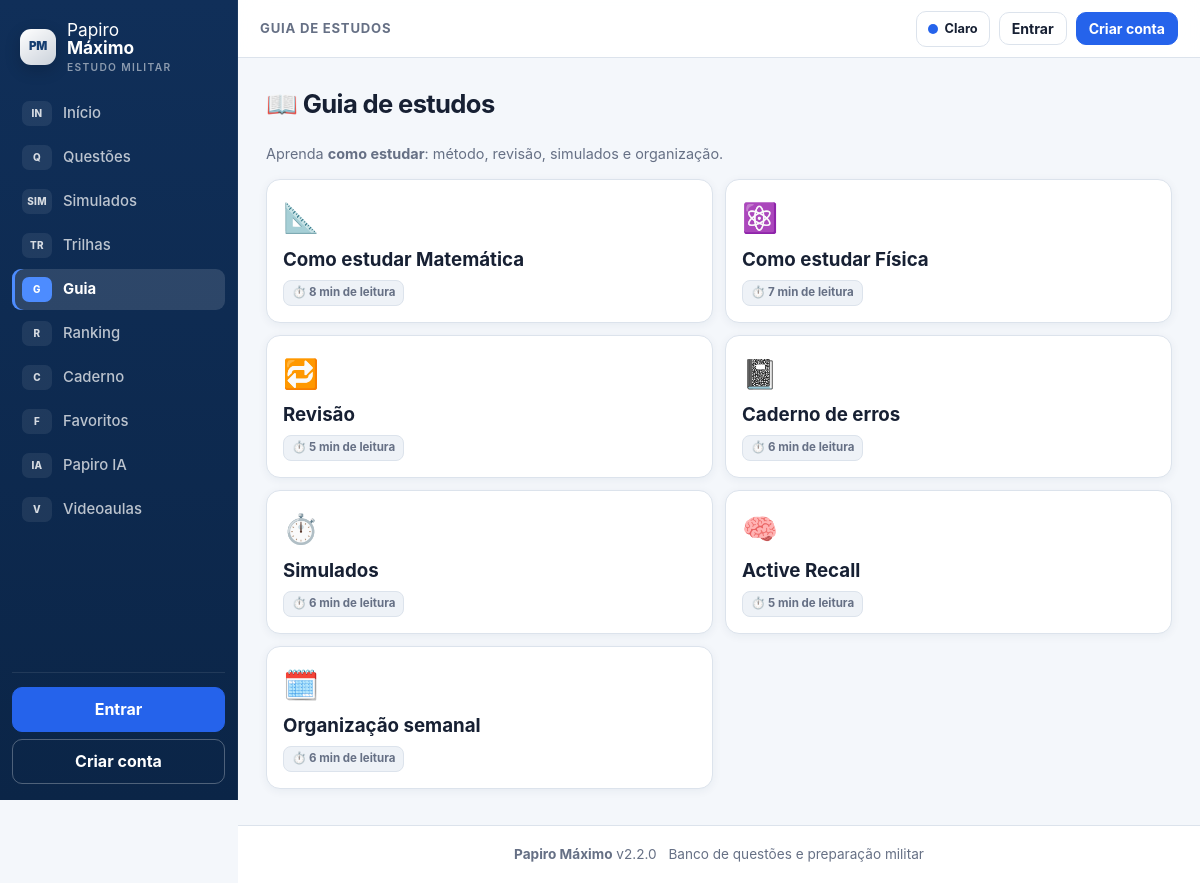
The app's page /guia.php with its own data.
### tables this page shows
CREATE TABLE IF NOT EXISTS guia_artigos (
  id INT AUTO_INCREMENT PRIMARY KEY,
  slug VARCHAR(30) NOT NULL UNIQUE,
  titulo VARCHAR(120) NOT NULL,
  icone VARCHAR(10) NOT NULL DEFAULT '📖',
  tempo VARCHAR(20) NOT NULL DEFAULT '5 min',
  texto TEXT NOT NULL
);

### includes/config.php (called while the page is built, shortened)
<?php
function url(string $path = ''): string {
    $p = trim($path);
    return BASE_URL . '/' . ltrim($p, '/');
}

### includes/helpers.php (called while the page is built, shortened)
<?php
function e($s): string { return htmlspecialchars((string)($s ?? ''), ENT_QUOTES, 'UTF-8'); }

### includes/auth.php (called while the page is built, shortened)
<?php
function current_user(): ?array {
    if (empty($_SESSION['user_id'])) return null;
    static $cache = null;
    return $cache === false ? null : $cache;
}

### guia.php (the view, shortened to what this page needs)
<?php
$pdo = db();
?>
<?php
$arts = $pdo->query('SELECT * FROM guia_artigos ORDER BY id')->fetchAll();
$title = 'Guia de estudos';
$active = 'guia';
include __DIR__ . '/includes/header.php';
?>
<div class="page-head"><h1>📖 Guia de estudos</h1></div>
<p class="muted">Aprenda <b>como estudar</b>: método, revisão, simulados e organização.</p>
<div class="guia-grid">
  <?php foreach ($arts as $a): ?>
    <a class="guia-card" href="<?= e(url('guia.php?a=' . $a['slug'])) ?>">
      <div style="font-size:1.8rem"><?= e($a['icone']) ?></div>
      <h3><?= e($a['titulo']) ?></h3>
      <span class="badge">⏱️ <?= e($a['tempo']) ?> de leitura</span>
    </a>
  <?php endforeach; ?>
</div>
<?php include __DIR__ . '/includes/footer.php'; ?>

### includes/header.php (shortened to what this page needs)
<?php
$user = current_user();
$nav = [
    ['inicio', 'Início', 'IN', 'index.php'],
    ['questoes', 'Questões', 'Q', 'questoes.php'],
    ['simulados', 'Simulados', 'SIM', 'simulados.php'],
    ['trilhas', 'Trilhas', 'TR', 'trilhas.php'],
    ['guia', 'Guia', 'G', 'guia.php'],
    ['ranking', 'Ranking', 'R', 'ranking.php'],
    ['caderno', 'Caderno', 'C', 'caderno.php'],
    ['favoritos', 'Favoritos', 'F', 'favoritos.php'],
    ['ia', 'Papiro IA', 'IA', 'ia.php'],
    ['videos', 'Videoaulas', 'V', 'videoaulas.php'],
];
?>
<!DOCTYPE html>
<html lang="pt-BR">
<head>
<link rel="stylesheet" href="<?= e(url('assets/css/style.css')) ?>">
<link rel="stylesheet" href="<?= e(url('assets/css/papiro-v2.css')) ?>">
</head>
<body>
<div class="shell">
  <aside class="sidebar" id="sidebar">
    <a class="brand" href="<?= e(url('index.php')) ?>">
      <span class="brand-mark">PM</span>
      <span class="brand-name">Papiro <b>Máximo</b><small>estudo militar</small></span>
    </a>
    <nav class="nav">
      <?php foreach ($nav as [$key, $label, $icon, $href]): ?>
        <a href="<?= e(url($href)) ?>" class="<?= ($active ?? '') === $key ? 'active' : '' ?>"><span class="nav-glyph"><?= e($icon) ?></span><span><?= e($label) ?></span></a>
      <?php endforeach; ?>
    </nav>
    <div class="side-foot">
      <?php if ($user): ?>
        <a class="user-chip" href="<?= e(url('perfil.php')) ?>"><span class="mini-avatar"><?= e(mb_strtoupper(mb_substr($user['nome'],0,1))) ?></span><span><?= e($user['nome']) ?><small><?= (int)$user['ofensiva'] ?> dias de ofensiva</small></span></a>
        <a class="logout" href="<?= e(url('logout.php')) ?>">Sair</a>
      <?php else: ?>
        <a class="btn btn-primary btn-block" href="<?= e(url('login.php')) ?>">Entrar</a>
        <a class="btn btn-ghost btn-block" href="<?= e(url('cadastro.php')) ?>">Criar conta</a>
      <?php endif; ?>
    </div>
  </aside>
  <div class="main-col">
    <header class="topbar">
      <div class="topbar-left">
        <span class="top-context"><?= e($title ?? 'Início') ?></span>
      </div>
      <div class="top-right">
        <button class="theme-toggle" id="themeToggle" type="button" aria-label="Alternar tema"><span class="theme-dot"></span><span id="themeLabel">Tema</span></button>
        <?php if ($user): ?>
          <span class="streak" title="Ofensiva"><?= (int)$user['ofensiva'] ?> dias</span>
          <a class="avatar" href="<?= e(url('perfil.php')) ?>" title="<?= e($user['nome']) ?>"><?= e(mb_strtoupper(mb_substr($user['nome'], 0, 1))) ?></a>
        <?php else: ?>
          <a class="btn btn-small" href="<?= e(url('login.php')) ?>">Entrar</a>
          <a class="btn btn-primary btn-small" href="<?= e(url('cadastro.php')) ?>">Criar conta</a>
        <?php endif; ?>
      </div>
    </header>
    <main class="content">

### includes/footer.php (shortened to what this page needs)
    </main>
    <footer class="footer">
      <b>Papiro Máximo</b> v<?= e(APP_VERSION) ?> <span>Banco de questões e preparação militar</span>
    </footer>
  </div>
</div>
</body>
</html>

### assets/css/style.css (style rules this page uses)
:root { --navy:#0b1b33; --navy2:#13294f; --navy3:#1d3a68; --gold:#e3a82b; --gold2:#f5c451; --gold-soft:#fdf3d7; --bg:#f1ecdd; --card:#fffdf6; --line:#e2d9c2; --ink:#1d2433; --muted:#6f6a5c; --ok:#15803d; --ok-bg:#e5f5e9; --err:#b91c1c; --err-bg:#fdecec; --info:#1d4ed8; --info-bg:#e8effe; --radius:14px; --shadow:0 2px 10px rgba(11,27,51,.08); }
* { box-sizing:border-box }
html { -webkit-text-size-adjust:100% }
body { margin:0;font-family:"Segoe UI",system-ui,-apple-system,Roboto,Arial,sans-serif;background:var(--bg);color:var(--ink);line-height:1.55 }
a { color:var(--navy3);text-decoration:none }
.muted { color:var(--muted);font-size:.9em }
.shell { display:flex;min-height:100vh }
.sidebar { width:250px;flex-shrink:0;background:linear-gradient(180deg,var(--navy),var(--navy2));color:#fff;position:sticky;top:0;height:100vh;display:flex;flex-direction:column;padding:18px 14px;z-index:60 }
.brand { display:flex;align-items:center;gap:10px;color:#fff;font-size:1.15rem;padding:4px 8px 16px }
.brand-mark { font-size:1.7rem }
.brand-name b { color:var(--gold2) }
.nav { display:flex;flex-direction:column;gap:2px;overflow-y:auto }
.nav a { display:flex;gap:10px;align-items:center;color:#dbe4f3;padding:9px 12px;border-radius:10px;font-weight:500 }
.nav a.active { background:var(--gold);color:var(--navy);font-weight:700 }
.side-foot { margin-top:auto;display:flex;flex-direction:column;gap:8px;padding-top:14px;border-top:1px solid rgba(255,255,255,.15) }
.main-col { flex:1;min-width:0;display:flex;flex-direction:column }
.topbar { position:sticky;top:0;z-index:50;display:flex;align-items:center;gap:12px;background:rgba(255,253,246,.92);backdrop-filter:blur(6px);border-bottom:1px solid var(--line);padding:10px 20px }
.top-right { margin-left:auto;display:flex;align-items:center;gap:10px }
.content { padding:22px;max-width:1080px;width:100%;margin:0 auto;flex:1 }
.footer { text-align:center;color:var(--muted);font-size:.85rem;padding:18px;border-top:1px solid var(--line) }
.page-head { display:flex;align-items:center;gap:12px;margin:4px 0 16px;flex-wrap:wrap }
.page-head h1 { font-size:1.5rem;margin:0;color:var(--navy) }
.btn { display:inline-block;border:1px solid var(--navy);background:#fff;color:var(--navy);border-radius:10px;padding:9px 18px;font-weight:600;cursor:pointer;font-size:1rem }
.btn-ghost { background:transparent;border-color:rgba(255,255,255,.5);color:#fff }
.btn-small { padding:5px 12px;font-size:.88rem }
.btn-block { display:block;text-align:center;width:100% }
.badge { display:inline-block;font-size:.78rem;font-weight:700;border-radius:20px;padding:2px 11px;background:#ece7d6;color:#5b5545;border:1px solid #d8cfb4;white-space:nowrap }
.guia-grid { display:grid;grid-template-columns:repeat(2,1fr);gap:12px }
.guia-card { background:var(--card);border:1px solid var(--line);border-radius:var(--radius);padding:16px;color:var(--ink) }
.guia-card h3 { margin:4px 0;color:var(--navy) }

### records on screen
guia_artigos: icone "📐", titulo "Como estudar Matemática", tempo "8 min"
guia_artigos: icone "⚛️", titulo "Como estudar Física", tempo "7 min"
guia_artigos: icone "🔁", titulo "Revisão", tempo "5 min"
guia_artigos: icone "📓", titulo "Caderno de erros", tempo "6 min"
guia_artigos: icone "⏱️", titulo "Simulados", tempo "6 min"
guia_artigos: icone "🧠", titulo "Active Recall", tempo "5 min"
guia_artigos: icone "🗓️", titulo "Organização semanal", tempo "6 min"

### other values on screen
$icon "IN"
$label "Início"
$icon "Q"
$label "Questões"
$icon "SIM"
$label "Simulados"
$icon "TR"
$label "Trilhas"
$icon "G"
$label "Guia"
$icon "R"
$label "Ranking"
$icon "C"
$label "Caderno"
$icon "F"
